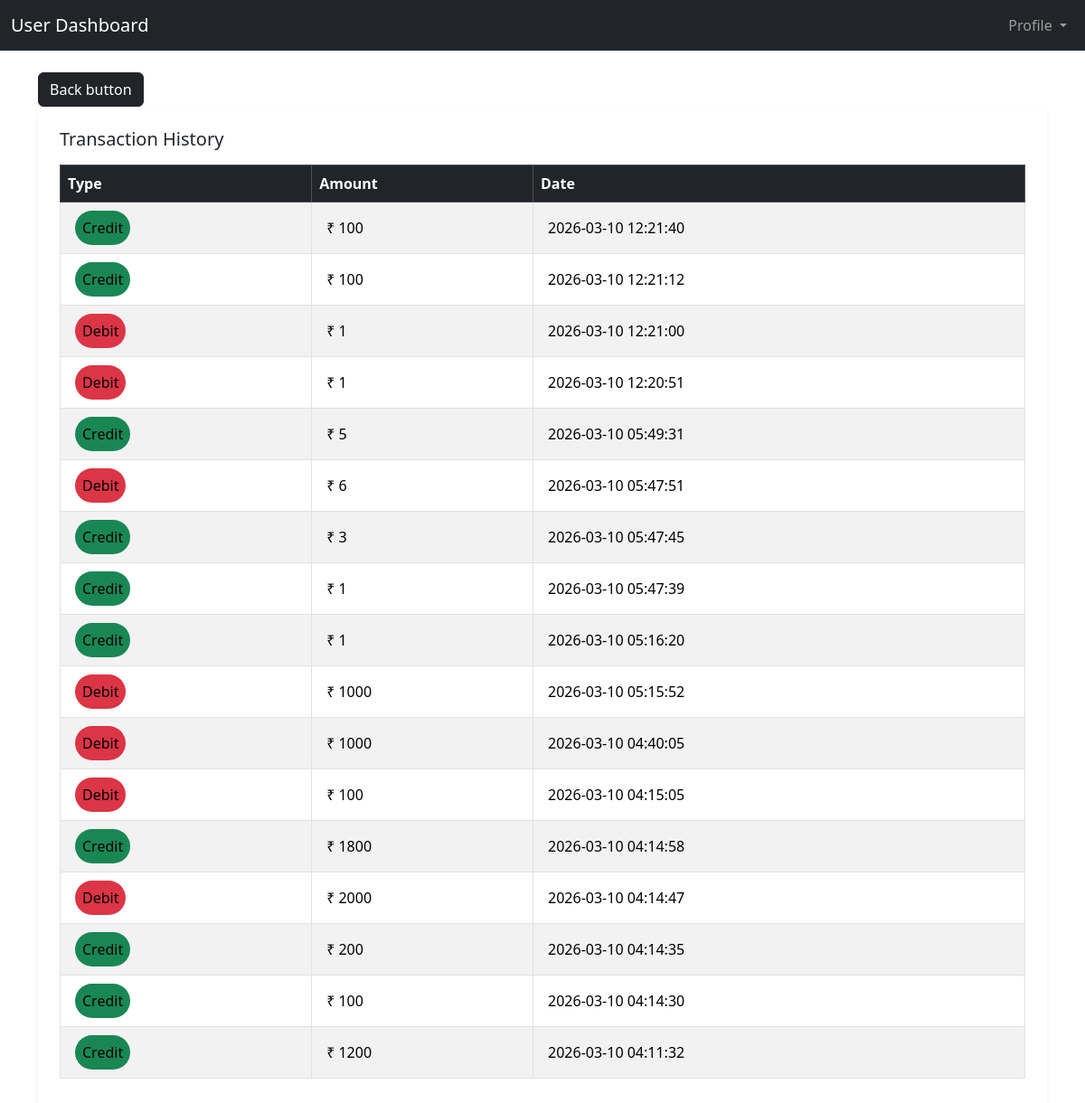
/account/transactionhistroy.php (signed in), run on the app's committed database.
### tables this page shows
CREATE TABLE `transactions` (
  `transaction_id` int NOT NULL,
  `transaction_type` varchar(50) NOT NULL,
  `transaction_amount` varchar(50) NOT NULL,
  `acc_id` int DEFAULT NULL,
  `user_id` int DEFAULT NULL,
  `update_at` timestamp NULL DEFAULT CURRENT_TIMESTAMP
);

### account/transactionhistroy.php (the view, shortened to what this page needs)
<?php
require_once __DIR__ . ('/../utility/db.php');
try {
    $user_id = $_SESSION['user_id'];
    $sql_transactions = "SELECT transaction_id, transaction_type, transaction_amount, update_at
                                    FROM transactions
                                    WHERE user_id = :user_id
                                    ORDER BY update_at DESC";
    $stmt = $connect->prepare($sql_transactions);
    $stmt->bindParam(':user_id', $user_id, PDO::PARAM_INT);
    $stmt->execute();
    $transactions = $stmt->fetchAll(PDO::FETCH_ASSOC);
} catch (Exception $e) {
    echo "Error : " . $e->getMessage();
} finally {
    $stmt = null;
    $connect = null;
}
?>
<!DOCTYPE html>
<html lang="en">
<head>
    <link href="https://cdn.jsdelivr.net/npm/bootstrap@5.3.8/dist/css/bootstrap.min.css" rel="stylesheet">
</head>
<body>
    <?php require_once __DIR__ . ('/../utility/header.php');  ?>
    <div class="container mt-3">
        <a href="detail.php" class="btn btn-dark mt-2">Back button</a>
        <div class="col-12">
            <div class="card p-4 border-0 shadow-sm">
                <h5 class="mb-3">Transaction History</h5>
                <div class="table-responsive">
                    <table class="table table-striped table-bordered">
                        <thead class="table-dark">
                            <tr>
                                <th>Type</th>
                                <th>Amount</th>
                                <th>Date</th>
                            </tr>
                        </thead>
                        <tbody>
                            <?php if (!empty($transactions)) { ?>
                                <?php foreach ($transactions as $row) { ?>
                                    <tr>
                                        <td class="p-3">
                                            <?php if ($row['transaction_type'] == "credit") { ?>
                                                <span class="bg-success px-2 py-2 my-2 rounded-pill">Credit</span>
                                            <?php } else { ?>
                                                <span class="bg-danger px-2 py-2 my-2 rounded-pill">Debit</span>
                                            <?php } ?>
                                        </td>
                                        <td class="p-3">₹ <?= $row['transaction_amount'] ?></td>
                                        <td class="p-3"><?= $row['update_at'] ?></td>
                                    </tr>
                                <?php } ?>
                            <?php } else { ?>
                                <tr>
                                    <td colspan="4" class="text-center">no transactions found</td>
                                </tr>
                            <?php } ?>
                        </tbody>
                    </table>
                </div>
            </div>
        </div>
    </div>
</body>
</html>

### data on the page
transactions: transaction_type "Credit", transaction_amount "100", update_at "2026-03-10 12:21:40"
transactions: transaction_type "Credit", transaction_amount "100", update_at "2026-03-10 12:21:12"
transactions: transaction_type "Debit", transaction_amount "1", update_at "2026-03-10 12:21:00"
transactions: transaction_type "Debit", transaction_amount "1", update_at "2026-03-10 12:20:51"
transactions: transaction_type "Credit", transaction_amount "5", update_at "2026-03-10 05:49:31"
transactions: transaction_type "Debit", transaction_amount "6", update_at "2026-03-10 05:47:51"
transactions: transaction_type "Credit", transaction_amount "3", update_at "2026-03-10 05:47:45"
transactions: transaction_type "Credit", transaction_amount "1", update_at "2026-03-10 05:47:39"
transactions: transaction_type "Credit", transaction_amount "1", update_at "2026-03-10 05:16:20"
transactions: transaction_type "Debit", transaction_amount "1000", update_at "2026-03-10 05:15:52"
transactions: transaction_type "Debit", transaction_amount "1000", update_at "2026-03-10 04:40:05"
transactions: transaction_type "Debit", transaction_amount "100", update_at "2026-03-10 04:15:05"
transactions: transaction_type "Credit", transaction_amount "1800", update_at "2026-03-10 04:14:58"
transactions: transaction_type "Debit", transaction_amount "2000", update_at "2026-03-10 04:14:47"
transactions: transaction_type "Credit", transaction_amount "200", update_at "2026-03-10 04:14:35"
transactions: transaction_type "Credit", transaction_amount "100", update_at "2026-03-10 04:14:30"
transactions: transaction_type "Credit", transaction_amount "1200", update_at "2026-03-10 04:11:32"
